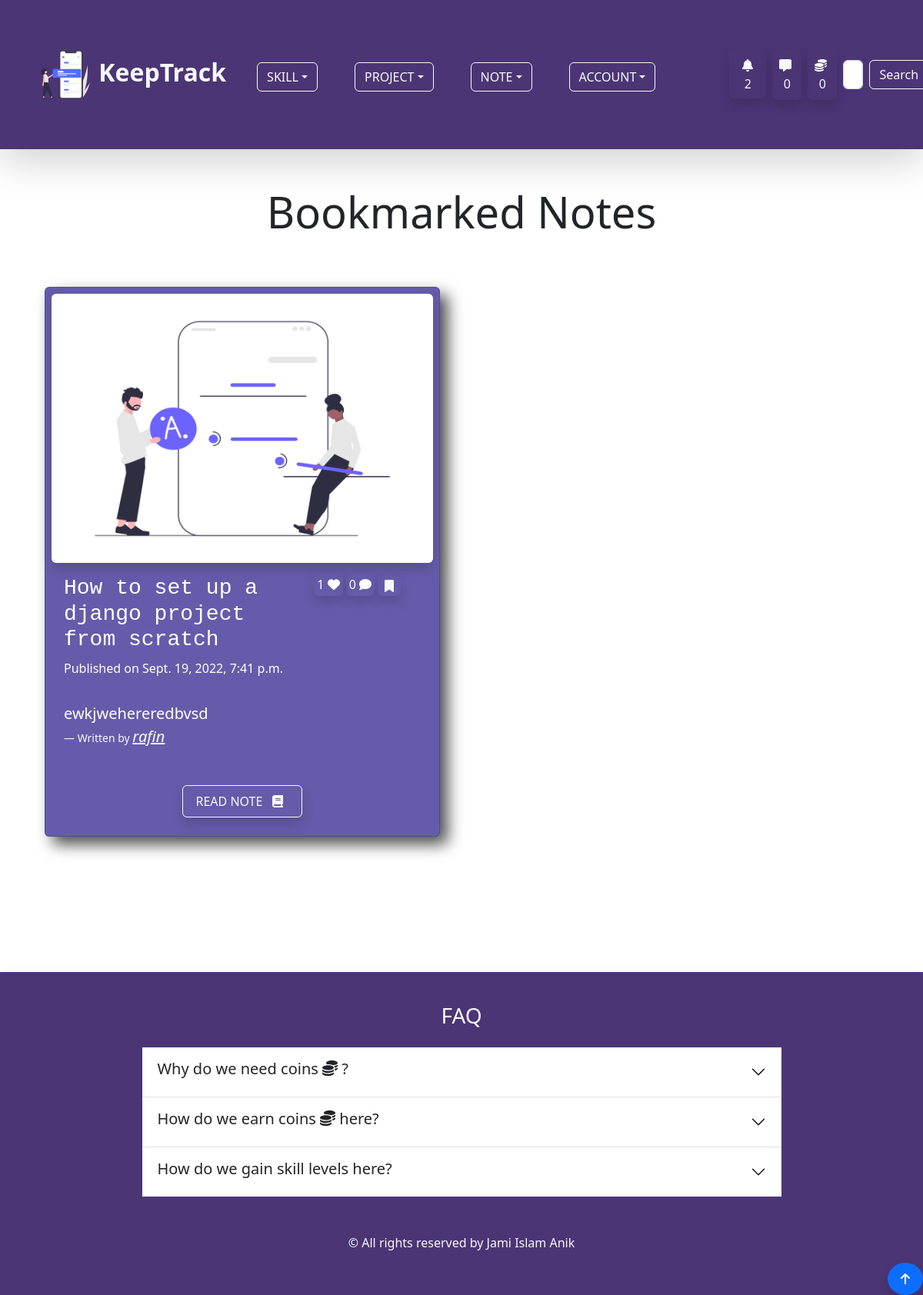
The page /note/bookmark-note/ (signed in) on the database its author committed.
### account/models.py (models this page shows, shortened)
class Profile(models.Model):
    user = models.OneToOneField(User,on_delete=models.CASCADE,null=True,blank=True)
    profile_image = models.ImageField(null=True,blank=True,upload_to='keeptrack/images/',default = 'keeptrack/default_images/default_profile_i2ejjp.png')
    username = models.CharField(max_length=255)
    first_name = models.CharField(max_length=255,null=True,blank=True)
    last_name = models.CharField(max_length=255,null=True,blank=True)
    bio = models.TextField(max_length=1000,blank=True,null=True)
    email = models.EmailField(max_length=255,blank=True,null=True)
    portfolio_site = models.URLField(max_length=500,blank=True,null=True)
    facebook = models.URLField(max_length=2000,blank=True,null=True)
    linkedin = models.URLField(max_length=2000,blank=True,null=True)
    youtube = models.URLField(max_length=2000,blank=True,null=True)
    coin = models.IntegerField(default=100,null=True,blank=True)
    def __str__(self):
        return self.username

class Inbox(models.Model):
    owner = models.OneToOneField(Profile, on_delete=models.CASCADE)
    created_at = models.DateTimeField(auto_now_add=True)

### note/models.py (models this page shows)
class BookmarkedNote(models.Model):
    owner = models.ForeignKey(Profile,on_delete=models.CASCADE)
    note = models.ForeignKey(Note, on_delete = models.CASCADE)
    created_at = models.DateTimeField(auto_now_add=True)
    class Meta:
        ordering = ['-created_at']

class Note(models.Model):
    comment = GenericRelation(Comment)
    like = GenericRelation(Like)
    content_type = models.ForeignKey(ContentType, null=True, on_delete=models.SET_NULL)
    object_id = models.IntegerField()
    content_object = GenericForeignKey()
    owner = models.ForeignKey(Profile,on_delete=models.CASCADE)
    note_image = models.ImageField(null=True, blank =True, upload_to='keeptrack/images/')
    title = models.CharField(max_length=255)
    body = models.TextField()
    created_at = models.DateTimeField(auto_now_add=True)
    class Meta:
        ordering = ['-created_at']
    @property
    def slug_title(self):
        return slugify(self.title)

### note/views.py (the view, shortened to what this page needs)
# urls.py: path('bookmark-note/',views.bookmark_note_page,name="bookmark-note-page"),
@login_required(login_url='login-page')
def bookmark_note_page(request):
    profile = request.user.profile
    queryset = profile.bookmarkednote_set.all()
    context = {
        'queryset':queryset,
    }
    return render(request,'note/bookmark_note_page.html',context)

### note/templates/note/bookmark_note_page.html (shortened to what this page needs)
{% extends 'base.html' %}
{% load static %}
{% block content %}
<div class="container pb-5">
    <h4 class="display-4 text-center my-5">Bookmarked Notes</h4>
        {% if queryset %}
        <div class="row">
          {% for bookmarked_note in queryset %}
          <div class="col col-12 col-md-6">
            <div class="card p-2 mx-3 my-3" id="project-page-card">
              {% if bookmarked_note.note.note_image %}
              <img src="{{ bookmarked_note.note.note_image.url }}" class="img-fluid w-100 shadow rounded" id="note-image-h"
                alt="Note Image" />
              {% else %}
              <img src="{% static 'images/default_note.png' %}" class="img-fluid w-100 shadow rounded" id="note-image-h"
                alt="Note Image" />
              {% endif %}
              <div class="card-body text-white">
                <div class="row">
                  <h3 class="col col-8 card-title font-monospace">{{ bookmarked_note.note.title }}</h3>
                  <div class="col col-4 pb-4">
                    <span class="p-1 rounded shadow">{{ bookmarked_note.note.like.count }} <i
                        class="fas fa-heart"></i></span>
                    <span class="p-1 rounded shadow">{{ bookmarked_note.note.comment.count }} <i
                        class="fas fa-comment"></i></span>
                        <form action="" method="POST" class=" d-inline-block">
                            <button class="btn shadow px-2 py-0 text-light" title="Unbookmark" type="submit" name="bookmarked_note_id" value="{{ bookmarked_note.id }}"><i class="fas fa-bookmark"></i></button>
                        </form>
                  </div>
                </div>
                <p>Published on {{ bookmarked_note.note.created_at }}</p>
                <figure class="py-3">
                  <blockquote class="blockquote">
                    <p class="lead">{{ bookmarked_note.note.body|slice:"60" }}
                  </blockquote>
                  <figcaption class="blockquote-footer text-light">Written by
                    <a href="{% url 'account-page' bookmarked_note.note.owner.username %}" class="fs-5 text-light"><cite title="Source Title">{{ bookmarked_note.note.owner }}</cite></a>
                  </figcaption>
                </figure>
                <div class="text-center">
                  <a href="{% url 'single-note-page' bookmarked_note.note.id bookmarked_note.note.slug_title %}"
                    class="btn btn-outline-light py-2 px-3 shadow">READ NOTE
                    <span><i class="fas fa-book px-2"></i></span>
                  </a>
                </div>
              </div>
            </div>
          </div>
          {% endfor %}
        </div>
        {% else %}
        <p class="lead text-center">You have not bookmarked any notes yet.</p>
        {% endif %}
</div>
{% endblock %}

### templates/navbar.html (shortened to what this page needs)
{% load static %}
<nav class="navbar navbar-expand-lg navbar-light mb-5 shadow-lg" id="custom-bg">
  <div class="container-fluid p-3 p-md-5">
    <a class="navbar-brand fs-2 text-light fw-bold" href="{% url 'home-page' %}">
      <img src="{% static 'svg/navicon.svg' %}" alt="icon" class=" bg-transparent"
        width="72" height="72">
      KeepTrack
    </a>
    <div class="collapse navbar-collapse" id="navbarSupportedContent">
      <ul class="navbar-nav me-auto mb-2 mb-lg-0 px-4 fs-3">
        {% if user.is_authenticated %}
        <li class="nav-item dropdown me-5 mb-3 mb-md-0">
          <button class="btn btn-outline-light dropdown-toggle text-uppercase" id="navbarWithDropdown"
            data-bs-toggle="dropdown" role="button" aria-expanded="false">Skill</button>
        </li>
        <li class="nav-item dropdown me-5 mb-3 mb-md-0">
          <button class="btn btn-outline-light dropdown-toggle text-uppercase" id="navbarWithDropdown"
            data-bs-toggle="dropdown" role="button" aria-expanded="false">Project</button>
        </li>
        <li class="nav-item dropdown me-5 mb-3 mb-md-0">
          <button class="btn btn-outline-light dropdown-toggle text-uppercase" id="navbarWithDropdown"
            data-bs-toggle="dropdown" role="button" aria-expanded="false">Note</button>
        </li>
        {% endif %}
        <li class="nav-item dropdown me-5 mb-3 mb-md-0">
          <button class="btn btn-outline-light dropdown-toggle text-uppercase" id="navbarWithDropdown"
            data-bs-toggle="dropdown" role="button" aria-expanded="false">Account</button>
        </li>
      </ul>
      {% if user.is_authenticated %}
      <button class="btn ms-4 me-2 shadow text-light" data-bs-toggle="modal"
                    data-bs-target="#notificationModal"><span class="ps-1"><i class="fas fa-bell fa-bounce pe-1"></i>
                      {{ user.profile.notification_set.count }}
                    </span>
                </button>
      <a href="{% url 'inbox-page' %}" class="btn text-light p-2 me-2 shadow rounded my-2"><i class="fas fa-message fa-bounce pe-1"></i>{{ user.profile.inbox.message_set.count }} </a>
      <a href="{% url 'note-page' %}" class="btn text-light p-2 me-2 shadow rounded my-2"><i class="fas fa-coins fa-bounce pe-1"></i>{{ user.profile.coin }} </a>
      {% endif %}
      <form class="d-flex my-2" method="POST" action="{% url 'home-page' %}">
        <input class="form-control me-2" type="search" placeholder="Search Users by username..." aria-label="Search" name="searched">
        <button class="btn btn-outline-light" type="submit">Search</button>
      </form>
    </div>
  </div>
</nav>

### static/css/app.css (style rules this page uses)
#custom-bg { background-color: #4C3575; }
#project-page-card { background-color: #645CAA; box-shadow: 10px 10px 20px rgb(0, 0, 0 , 0.7); }
#note-image-h { height: 350px; }

### rows shown on the page
BookmarkedNote: note "How to set up a django project from scratch", note.like.count "1", note.comment.count "0", {{ bookmarked_note.id }} 4 (drawn), note.created_at "Sept. 19, 2022, 7:41 p.m.", note.body "ewkjwehereredbvsd", note.owner "rafin"

### other values the page prints
{{ user.profile.notification_set.count }} "2"
{{ user.profile.inbox.message_set.count }} "0"
{{ user.profile.coin }} "0"
